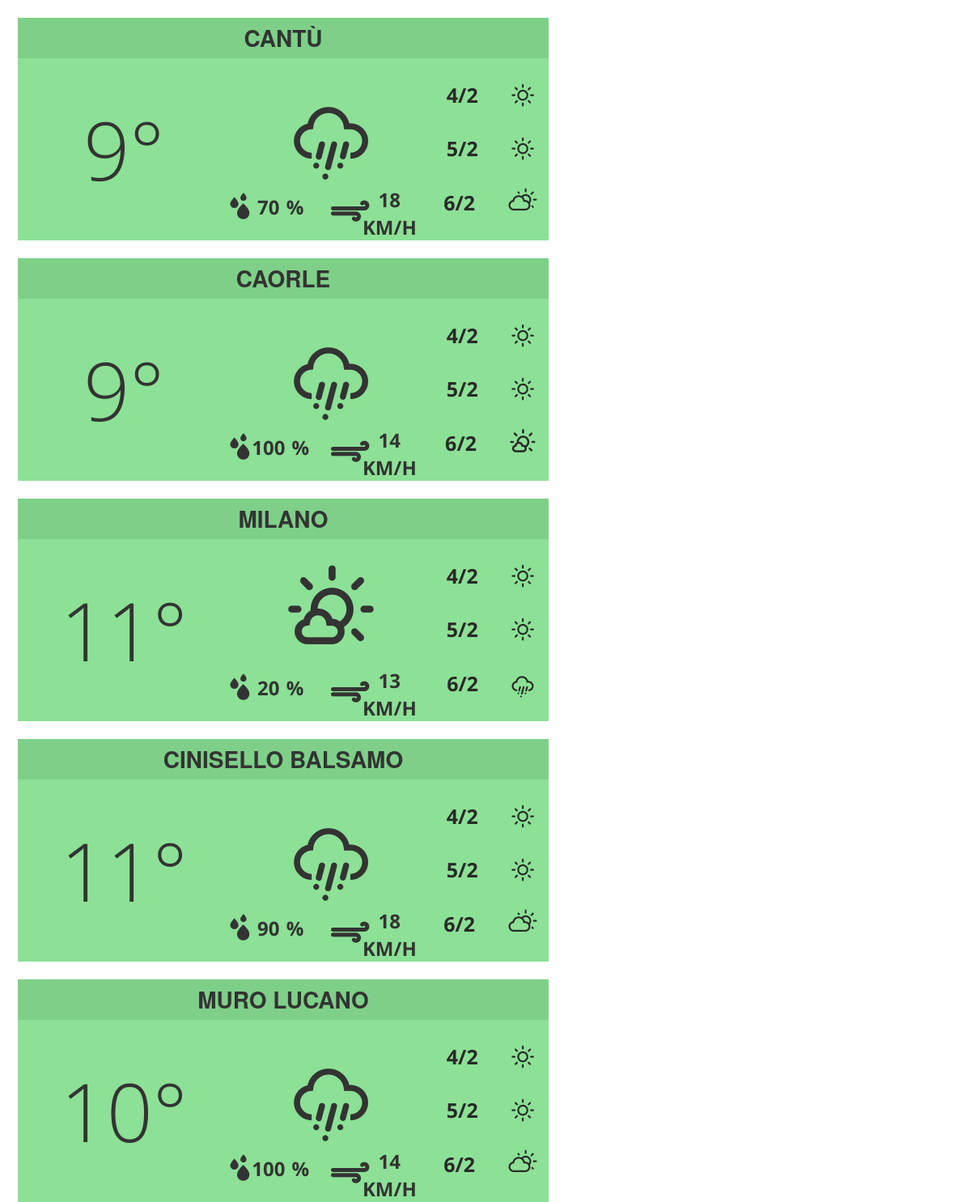
Page /meteo.php on the committed database.
### tables this page shows
CREATE TABLE IF NOT EXISTS `db_meteo_previsioni` (
  `id` int(11) NOT NULL AUTO_INCREMENT,
  `idCitta` int(11) NOT NULL,
  `day1_icon` varchar(50) NOT NULL,
  `day1_max` int(11) NOT NULL,
  `day1_rain` int(11) NOT NULL,
  `day1_wind` int(11) NOT NULL,
  `day2` varchar(5) NOT NULL,
  `day2_icon` varchar(50) NOT NULL,
  `day3` varchar(5) NOT NULL,
  `day3_icon` varchar(50) NOT NULL,
  `day4` varchar(5) NOT NULL,
  `day4_icon` varchar(50) NOT NULL,
  PRIMARY KEY (`id`)
);

CREATE TABLE IF NOT EXISTS `db_meteo_scelte` (
  `id` int(11) NOT NULL AUTO_INCREMENT,
  `citta` varchar(100) NOT NULL,
  `cap` varchar(5) NOT NULL,
  `provincia` varchar(100) NOT NULL,
  `nazione` varchar(100) NOT NULL,
  `link` varchar(200) NOT NULL,
  PRIMARY KEY (`id`),
  UNIQUE KEY `cap` (`cap`)
);

### meteo.php (the view, shortened to what this page needs)
<html>
	<head>
        <link href="res/css/temp-luca.css" rel="stylesheet" type="text/css">
		<?php
			include("functions.php");
			getResource();
		?>
	</head>
	<body>
		<div id="forecast-container">
                        <?php
                        	$mysqli = new mysqli("localhost", "root", "", "my_progettoleila");
                            $result= mysqli_query($mysqli,"select * from db_meteo_previsioni a, db_meteo_scelte b where a.idCitta in (b.id)");
                            $n=0;
                            while($r=mysqli_fetch_array($result)){
                            	$n++;
                            	echo '<div id="'.$n.'-forecast" class="forecast" >
                                        <div id="weather_wrapper">
                                        <div style="height:50px;background:#7ED088;width:100%"><p class="location" style="line-height:50px">'.utf8_encode($r['citta']).'</p></div>
                                            <div class="weatherCard">
                                                <div class="currentTemp"><span class="temp">'.$r['day1_max'].'°</span>
                                                </div>
                                                <div class="currentWeather">
                                                    <span class="conditions"><i class="wi '.$r['day1_icon'].'" style=" font-size: 85px;"></i></span>
                                                    <div class="info">
                                                        <span class="w-rain" style="font-size: 24px;">'.$r['day1_rain'].' %</span>
                                                        <span class="wind" style="font-size: 24px;">'.$r['day1_wind'].' KM/H</span>
                                                    </div>
                                                </div>
												 <div class="griglia_giorni">
													<div class="giorno">'.$r['day2'].' <i class="wi '.$r['day2_icon'].'"></i></div>
													<div class="giorno">'.$r['day3'].' <i class="wi '.$r['day3_icon'].'"></i></div>
													<div class="giorno">'.$r['day4'].' <i class="wi '.$r['day4_icon'].'"></i></div>
												</div>
                                                 </div>
                                         </div>
                                     </div>';
                            }
                        ?>
    </body>
</html>

### functions.php (shortened to what this page needs)
<?php
	function getResource()
	{
		echo ' 		<meta charset="utf-8">
        <meta http-equiv="Content-Type" content="text/html; charset=UTF-8" />
        <meta name="viewport" content="width=700">
		<link href="bootstrap-3.3.5-dist/css/bootstrap.css" rel="stylesheet" type="text/css">
		<link href="bootstrap-3.3.5-dist/css/bootstrap-theme.css" rel="stylesheet" type="text/css">
		<script src="bootstrap-3.3.5-dist/js/bootstrap.js" type="text/javascript"></script>
		<script src="bootstrap-3.3.5-dist/js/npm.js" type="text/javascript"></script>
		<link href="res/css/style.css" rel="stylesheet" type="text/css">
        <script src="res/js/jquery-2.2.0.min.js" type="text/javascript"></script>
        ';
	}
?>

### res/css/temp-luca.css (style rules this page uses)
#forecast-container { width:100%; height:100%; }
.wi { display: inline-block; font-family: 'weathericons'; font-style: normal; font-weight: normal; line-height: 1; -webkit-font-smoothing: antialiased; -moz-osx-font-smoothing: grayscale; }
.mostlycloudy:before { content: "\f002"; }
.partlycloudy:before { content: "\f00c"; }
.clear:before { content: "\f00d"; }
.rain:before { content: "\f015"; }
.chancerain:before { content: "\f015"; }
.weatherCard { width: 100%; height: 225px; font-family: 'Open Sans'; position: relative; overflow:hidden; color: #333333 !important; }
.currentTemp { width: 40%; height: 100%; background: #8ce196; position: absolute; top: 0; left: 0; }
.currentWeather { width: 38%; height: 100%; background: #8ce196; margin: 0; position: absolute; top: 0; left: 40%; }
.temp { line-height: 225px; font-size: 100px; text-align: center; display: block; font-weight: 300; }
.location { text-align: center; text-transform: uppercase; font-weight: 700; font-size: 28px; display: block; }
.conditions { font-family: weathericons; font-size: 80px; display: block; padding: 20% 0 0; text-align: center; }
.info { width: 100%; height: 70px; position: absolute; right: 0; bottom:0; background: #8ce196; font-weight: 700; text-align: center; }
.w-rain { width: 50%; position: absolute; left: 0px; line-height: 52px; word-spacing: 2px; top: 3px; }
.w-rain::before { display: block; content: '\f04e'; font-family: weathericons; font-size: 52px; line-height: 52px; margin-top: 4px; position: absolute; }
.wind { width: 50%; right: -10px; position: absolute; word-spacing: 60px; top: 3px; }
.wind::before { display: block; content: '\f050'; font-family: weathericons; left: -10px; position: absolute; line-height: 52px; margin-top: 4px; font-size: 37px; }
.griglia_giorni { background: rgb(237, 237, 237); font-weight: 700; color: rgb(41, 41, 41); font-family: 'Open Sans'; position: relative; width: 22%; height: 100%; background: #8ce196; margin: 0; position: absolute; top: 0; right: 0; text-align:center; }
.giorno { width: 100%; height: 17%; word-spacing: 35px; font-size: 25px; margin: 28px 0; }
.giorno::before { display: block; font-size: 40px; left: 6px; top: 15%; }
.forecast { margin: 22px; background-color:#8ce196; }

### res/css/style.css (style rules this page uses)
body,html { height: 100%; width: 700px; max-width: 700px; }

### rows in the picture
db_meteo_previsioni: db_meteo_scelte.citta "CANTÙ", day1_max "9", day1_rain "70", day1_wind "18", day2 "4/2", day3 "5/2", day4 "6/2"
db_meteo_previsioni: db_meteo_scelte.citta "CAORLE", day1_max "9", day1_rain "100", day1_wind "14", day2 "4/2", day3 "5/2", day4 "6/2"
db_meteo_previsioni: db_meteo_scelte.citta "MILANO", day1_max "11", day1_rain "20", day1_wind "13", day2 "4/2", day3 "5/2", day4 "6/2"
db_meteo_previsioni: db_meteo_scelte.citta "CINISELLO BALSAMO", day1_max "11", day1_rain "90", day1_wind "18", day2 "4/2", day3 "5/2", day4 "6/2"
db_meteo_previsioni: db_meteo_scelte.citta "MURO LUCANO", day1_max "10", day1_rain "100", day1_wind "14", day2 "4/2", day3 "5/2", day4 "6/2"
